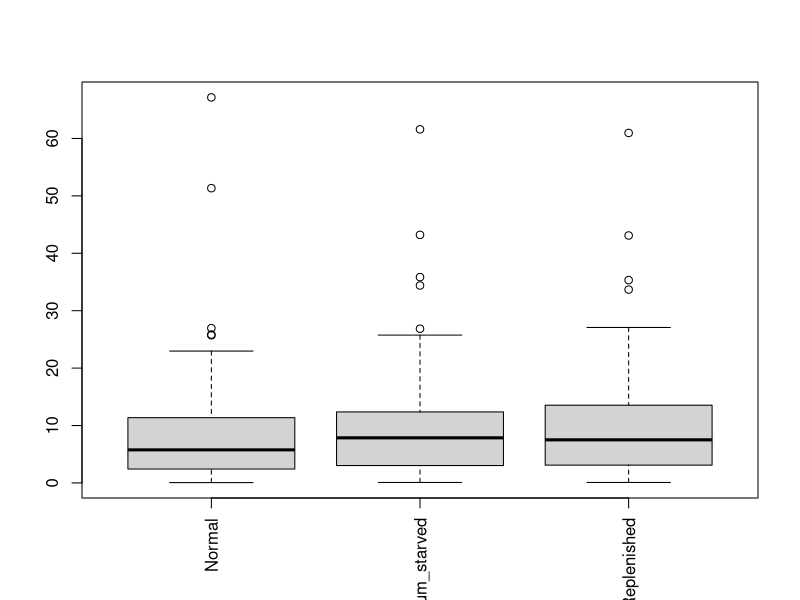
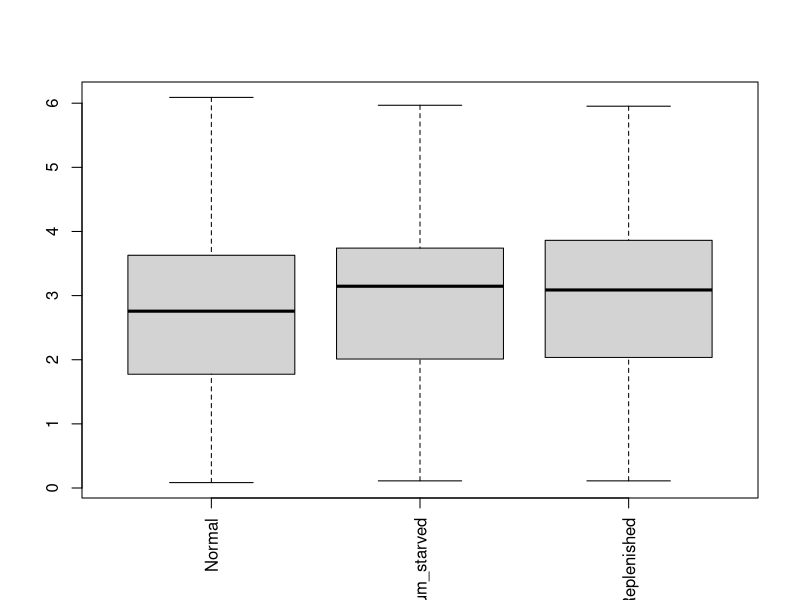
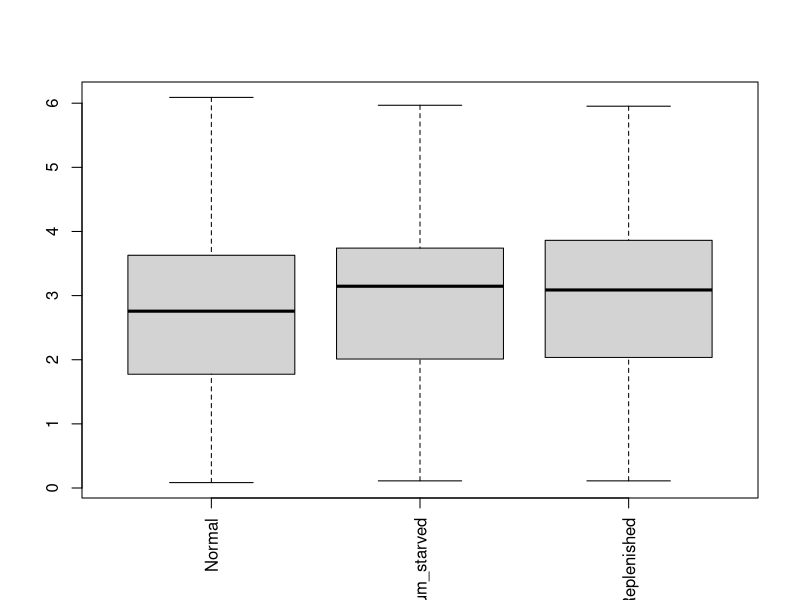
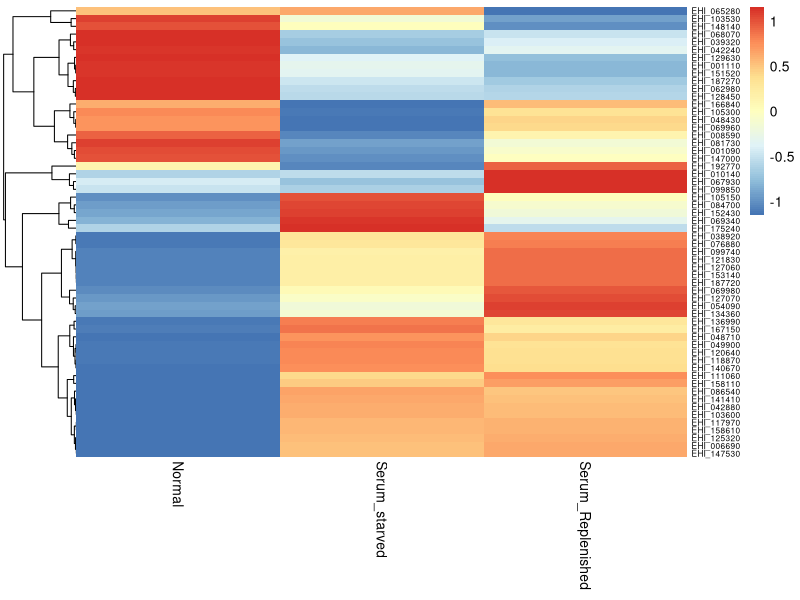
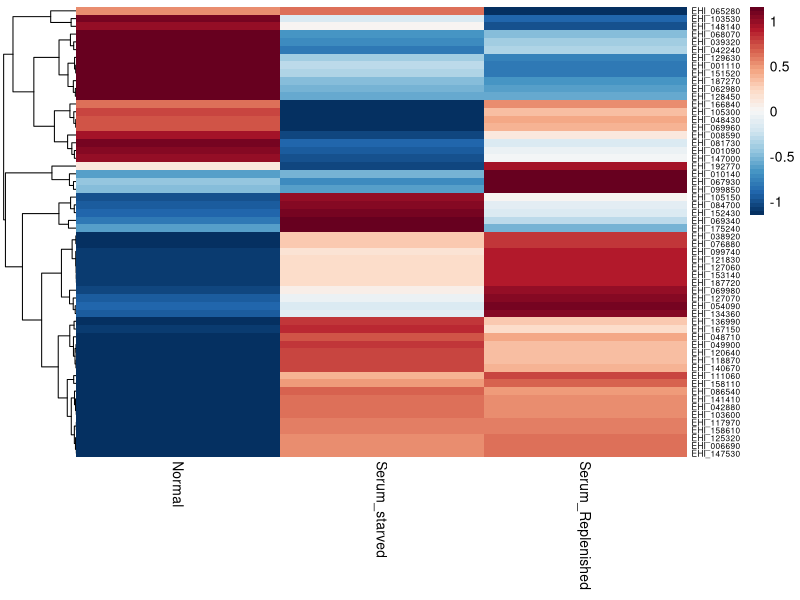
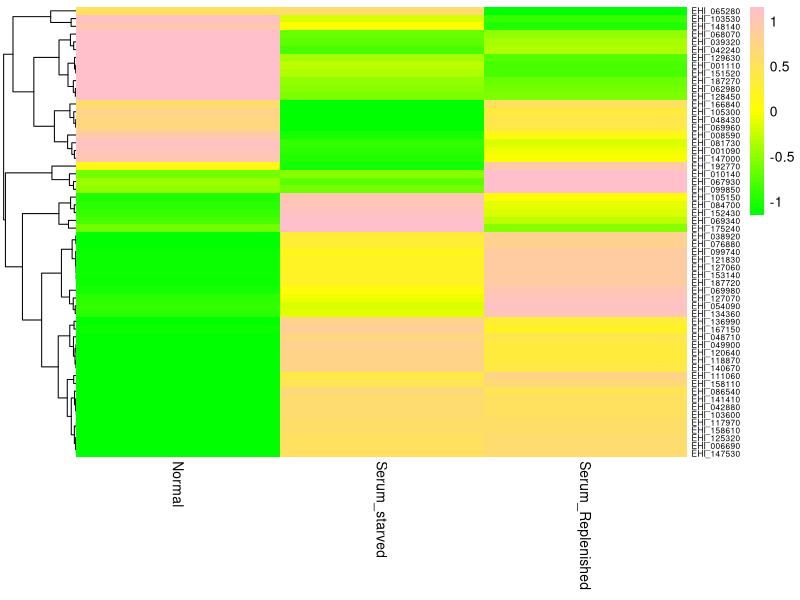
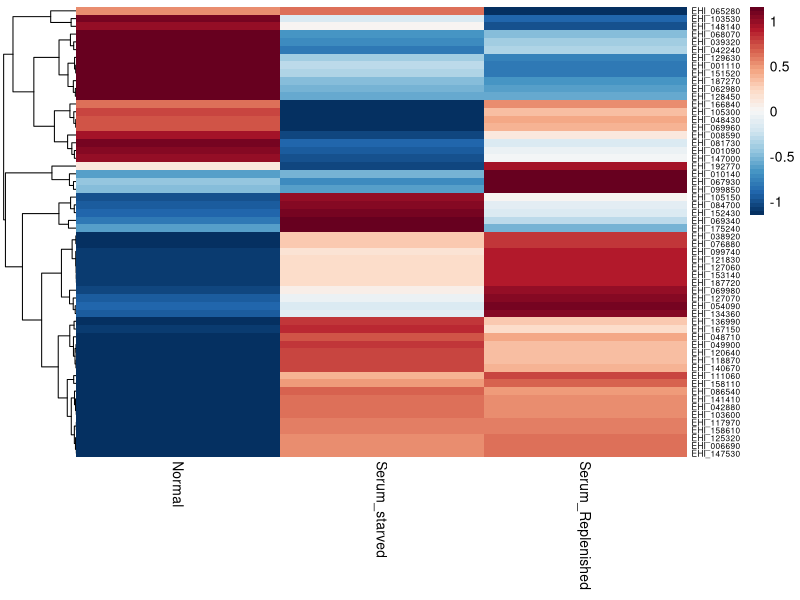
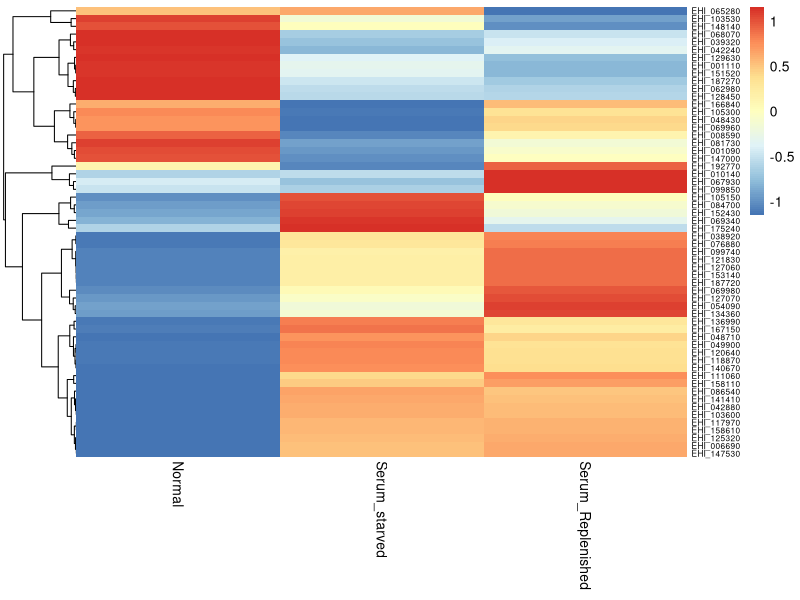

Here is the R script that generated these plots, in order:
#<< == >> << == >> << == >> << == >> << == >> << == >> << == >> << == >> << == >> << == >> 
#setwd("~/Desktop/MiGithub/MapaCalorReloaded") # computadora de la casa
#setwd("~/Desktop/MiGithub/MapaCalorReloaded/DraElisaNewData")
setwd("~/Documents/GitHub/MapaCalorReloaded/DraElisaNewData/DatosAgosto")
#<< == >> << == >> << == >> << == >> << == >> << == >> << == >> << == >> << == >> << == >> 
library(RColorBrewer)
library(readr)
library(pheatmap)
library(dplyr)
#<< == >> << == >> << == >> << == >> << == >> << == >> << == >> << == >> << == >> << == >> 
#NewGenes <- read_csv("ExpresiónMybStresSuero.csv")
NewGenes <- read_csv("Transcriptoma_estres_suero.csv")
colnames(NewGenes)
colnames(NewGenes) <- c("GeneID","DescripcionProd",
                        "Normal","Serum_starved","Serum_Replenished")
View(NewGenes)
#<< == >> << == >> << == >> << == >> << == >> << == >> << == >> << == >> << == >> << == >> 
MisMaterias <- NewGenes$DescripcionProd; 
n <- length(MisMaterias); TodasMaterias <- as.character(MisMaterias)
MateriasCorrected <- c(); MateriasTemporal <- TodasMaterias
for(i in 1:n){
  MateriasCorrected <- toupper(TodasMaterias[i])
  MateriasCorrected <- gsub("á","a",as.character(MateriasCorrected,fixed=TRUE));
  MateriasCorrected <- gsub("é","e",as.character(MateriasCorrected,fixed=TRUE));
  MateriasCorrected <- gsub("í","i",as.character(MateriasCorrected,fixed=TRUE));
  MateriasCorrected <- gsub("ó","o",as.character(MateriasCorrected,fixed=TRUE));
  MateriasCorrected <- gsub("ú","u",as.character(MateriasCorrected,fixed=TRUE));
  MateriasCorrected <- gsub("Á","A",as.character(MateriasCorrected,fixed=TRUE));
  MateriasCorrected <- gsub("É","E",as.character(MateriasCorrected,fixed=TRUE));
  MateriasCorrected <- gsub("Í","I",as.character(MateriasCorrected,fixed=TRUE));
  MateriasCorrected <- gsub("Ó","O",as.character(MateriasCorrected,fixed=TRUE));
  MateriasCorrected <- gsub("Ú","U",as.character(MateriasCorrected,fixed=TRUE));
  MateriasCorrected <- gsub("Ü","U",as.character(MateriasCorrected,fixed=TRUE));
  MateriasCorrected <- gsub("Ö","OE",as.character(MateriasCorrected,fixed=TRUE));
  MateriasCorrected <- gsub("Ñ","n",as.character(MateriasCorrected,fixed=TRUE));
  MateriasCorrected <- gsub("'","",as.character(MateriasCorrected,fixed=TRUE));
  MateriasCorrected <- gsub(",","",as.character(MateriasCorrected,fixed=TRUE));
  MateriasCorrected <- gsub("/","",as.character(MateriasCorrected,fixed=TRUE));
  TodasMaterias[i] <- MateriasCorrected
}
NewGenes$DescripcionProd<- TodasMaterias;
summary(NewGenes$DescripcionProd)
TemasSelectos <- c();TemasSelectos <- NewGenes$DescripcionProd; 
n<- length(TemasSelectos)
todasmismaterias <- sort(TemasSelectos)
TemasSelectos <- todasmismaterias;
materia <- TemasSelectos[1]; n <- length(TemasSelectos); k <- 2;
ListaTemasSelectos <- c(); ListaTemasSelectos[1] <- materia; Materia2 <- c()
for(i in 2:n){
  Materia2 <- TemasSelectos[i]
  if(materia==Materia2){materia <- Materia2;
  }else{
    ListaTemasSelectos[k]<- Materia2;materia <- Materia2; k <- k+1}
}
typeof(ListaTemasSelectos); length(ListaTemasSelectos)
temp <- factor(ListaTemasSelectos); niveles <- levels(temp)
NewGenes$DescripcionProd <- factor(NewGenes$DescripcionProd,
                          levels = niveles,
                          labels = ListaTemasSelectos)
summary(NewGenes$DescripcionProd);
rownames(NewGenes) <- NewGenes$GeneID
colnames(NewGenes)
#<< == >> << == >> << == >> << == >> << == >> << == >> << == >> << == >> << == >> << == >> 
NewGenes_Clean <- NewGenes[,3:5]; View(NewGenes_Clean)
NewGenes_Clean <- as.data.frame(NewGenes_Clean)
rownames(NewGenes_Clean) <- NewGenes$GeneID; View(NewGenes_Clean)
#<< == >> << == >> << == >> << == >> << == >> << == >> << == >> << == >> << == >> << == >> 
# Generacion de las bdd modificadas
NewGenes_log2   <-  log2(NewGenes_Clean + 1)
NewGenesOrdered <- NewGenes_Clean[order(-NewGenes_Clean$Normal),]
top_genes_NewGenes_Trop <- NewGenesOrdered %>% filter(Normal>0) %>% select(Normal)
k  <- dim(NewGenes_Clean); proporcion <- 1; 
NS <- round(k[1]*proporcion);
random_genes_NewGenes  <- sample(rownames(NewGenes_Clean),NS );
sampledNewGenes_Log2   <- NewGenes_log2[random_genes_NewGenes, ];
NewGenes_log2_filtrado <- NewGenes_log2[rowSums(NewGenes_log2) != 0, ];View(NewGenes_log2_filtrado)
#<< == >> << == >> << == >> << == >> << == >> << == >> << == >> << == >> << == >> << == >> 
boxplot(NewGenes_Clean, las = 3)
boxplot(NewGenes_log2, las = 3)
boxplot(NewGenes_log2_filtrado, las = 3)
#<< == >> << == >> << == >> << == >> << == >> << == >> << == >> << == >> << == >> << == >> 
# Personalización de la paleta de colores
my_colors = brewer.pal(n = 11, name = "RdBu")
my_colors = colorRampPalette(my_colors)(50)
my_colors = rev(my_colors)
my_colors2 = c("green", "yellow", "pink")
my_colors2 = colorRampPalette(my_colors2)(50)
my_colors3 = brewer.pal(n = 11, name = "RdBu")
my_colors3 = colorRampPalette(my_colors3)(50)
my_colors3 = rev(my_colors3)
my_colors4 = colorRampPalette(rev(brewer.pal(n = 7, name = "RdYlBu")))(100)
#<< == >> << == >> << == >> << == >> << == >> << == >> << == >> << == >> << == >> << == >> 
LetraSize <- 6
pdf("MapasCalor/HeathmapCFNormRenglonSinBordes.pdf") # sin dendogramas columnas
pheatmap(NewGenes_log2_filtrado, cluster_cols = FALSE,
         scale = "row",fontsize_row = LetraSize, border_color = NA)
dev.off()
#
pdf("MapasCalor/HeathmapCFNormRenglonSinBordesMycolors.pdf") # sin dendogramas columnas
pheatmap(NewGenes_log2_filtrado, cluster_cols = FALSE,color = my_colors,
         scale = "row",fontsize_row = LetraSize, border_color = NA)
dev.off()
#
pdf("MapasCalor/HeathmapCFNormRenglonSinBordesMycolors2.pdf") # sin dendogramas columnas
pheatmap(NewGenes_log2_filtrado, cluster_cols = FALSE,color = my_colors2,
         scale = "row",fontsize_row = LetraSize, border_color = NA)
dev.off()
#
pdf("MapasCalor/HeathmapCFNormRenglonSinBordesMycolors3.pdf") # sin dendogramas columnas
pheatmap(NewGenes_log2_filtrado, cluster_cols = FALSE,color = my_colors3,
         scale = "row",fontsize_row = LetraSize, border_color = NA)
dev.off()
#
pdf("MapasCalor/HeathmapCFNormRenglonSinBordesMycolors4.pdf") # sin dendogramas columnas
pheatmap(NewGenes_log2_filtrado, cluster_cols = FALSE,color = my_colors4,
         scale = "row",fontsize_row = LetraSize, border_color = NA)
dev.off()
#<< == >> << == >> << == >> << == >> << == >> << == >> << == >> << == >> << == >> << == >> 
colores <- c("red", "blue","yellow", "green", "grey","orange", "purple")

pdf("MapasCalor/BoxPlotNewGenes.pdf")
boxplot(NewGenes_Clean, las = 3, col = colores)
legend("topleft", legend = c("Normal","Serum_Starved","Serum_Replenised"),
       fill = colores, title = "Transcriptoma Estres Suero")
dev.off()

pdf("MapasCalor/BoxPlotLog2NewGenes.pdf")
boxplot(NewGenes_log2, las = 2, col = colores, ylab="Log2(EiMybs)",
        names = c("Normal","Serum_Starved","Serum_Replenised"),
        cex.axis = 0.8)
legend("topleft", legend = c("Normal","Serum_Starved","Serum_Replenised"),
       fill = colores, title = "Transcriptoma Estres Suero")
dev.off()

pdf("MapasCalor/BoxPlotFilteredLog2NewGenes.pdf")
boxplot(NewGenes_log2_filtrado, las = 3, col = colores, ylab="Log2(EiMybs)",
        names = c("Normal","Serum_Starved","Serum_Replenised"),
        cex.axis = 0.8)
legend("topleft", legend = c("Normal","Serum_Starved","Serum_Replenised"),
       fill = colores, title = "Transcriptoma Estres Suero")
dev.off()